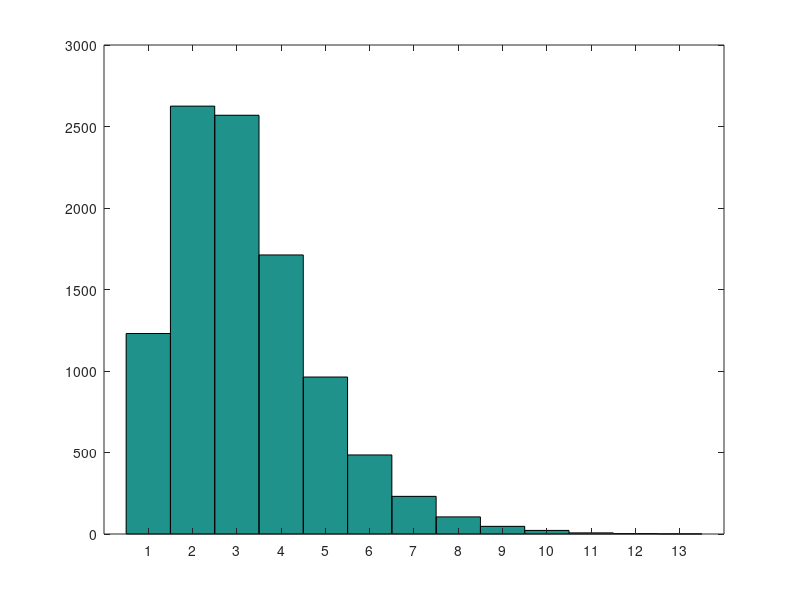

The MATLAB source for this figure:
numbers = [];
counts = [];
for a = 1:10000
  s = size(factor(a), 2);
  counts = [counts s];
  numbers = [numbers a];
endfor
plot(numbers, counts);
hist(counts, min(counts):max(counts));